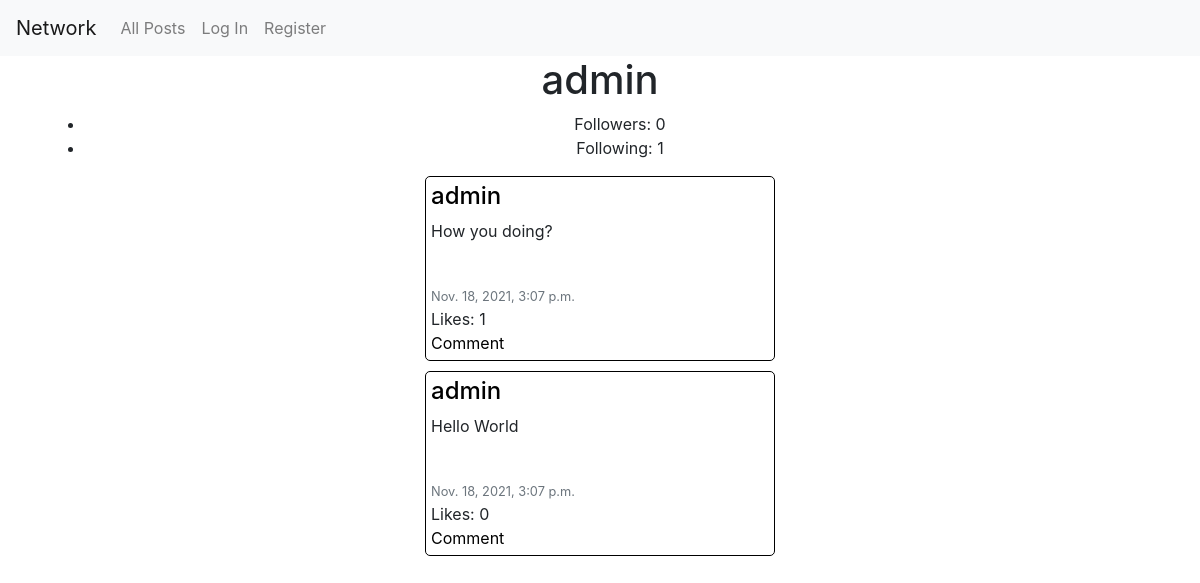
/show_profile/1, run on an earlier commit of the app's database.
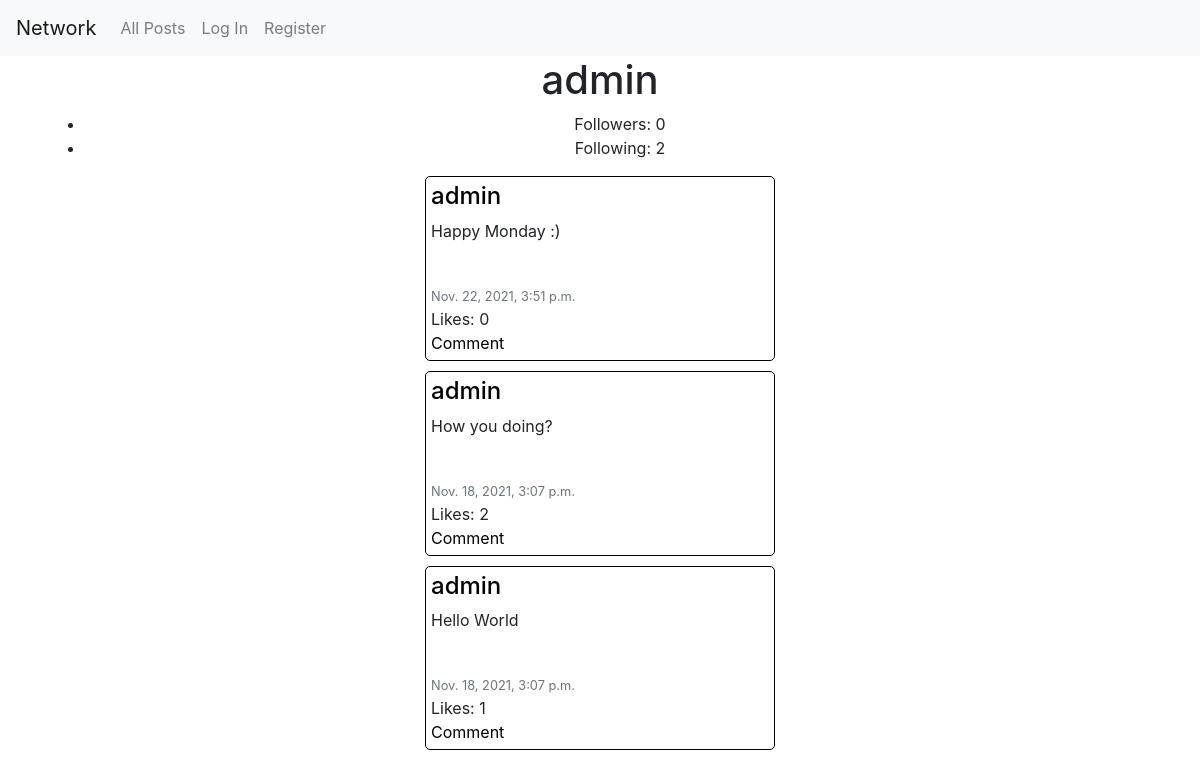
And on a later commit of the database.
### network/models.py (models this page shows, shortened)
class Post(models.Model):
    creator = models.ForeignKey(User, on_delete=models.CASCADE)
    message = models.CharField(max_length=128)
    timestamp = models.DateTimeField(auto_now_add=True)
    likes = models.IntegerField(default=0)

class User(AbstractUser):
    followers = models.IntegerField(default=0)
    following = models.IntegerField(default=0)

### network/views.py (the view)
# urls.py: path("show_profile/<int:user_id>", views.show_profile, name="show_profile"),
def show_profile(request, user_id):
    profile_user = User.objects.get(pk=user_id)
    posts = Post.objects.filter(creator=profile_user.id).order_by('-timestamp')
    is_followed = False
    try:
        follow = Follow.objects.get(creator=request.user,
                                    target=profile_user)
        is_followed = True
    except:
        is_followed = False
    try:
        likes_given = Like.objects.filter(creator=request.user)
    except:
        likes_given = []
    posts_liked = []
    for like in likes_given:
        post_id = like.post_id
        posts_liked.append(post_id)
    return render(request, 'network/profile.html',{
        'username': profile_user.username,
        'user_id': user_id,
        'posts': posts,
        'followers': Follow.objects.filter(target=profile_user.id).count(),
        'following': Follow.objects.filter(creator=profile_user.id).count(),
        'is_followed': is_followed,
        'posts_liked' : posts_liked
    })

### network/templates/network/profile.html (shortened to what this page needs)
{% extends "network/layout.html" %}
{% load static %}
{% block body %}
    <h1>{{ username }}</h1>
    <ul>
      <li >Followers: <span id="followers">{{followers}}</span></li>
      <li>Following: {{following}}</li>
    </ul>
    <div id="posts">
      {% for post in posts %}
      <div class="post text-left" data-post_id="{{post.id}}">
          <a href="{% url 'show_profile' post.creator.id %}"><h4>{{ post.creator }}</h4></a>
          <p>{{ post.message }}</p>
          <br>
          <small class='text-secondary'>{{ post.timestamp }}</small>
          <br>
            <span class="likes">Likes: {{post.likes }}</span> <br>
          <a href="#">Comment</a>
      </div>
      {% endfor %}
  </div>
    {% endblock %}

What changed in the data, as far as the page shows it:
added Post: creator "admin", message "Happy Monday :)", timestamp "Nov. 22, 2021, 3:51 p.m.", likes "0"
changed Post "How you doing?": likes "1" → "2"
changed Post "Hello World": likes "0" → "1"
Also different on the page:
{{ following }}: "1" → "2"
